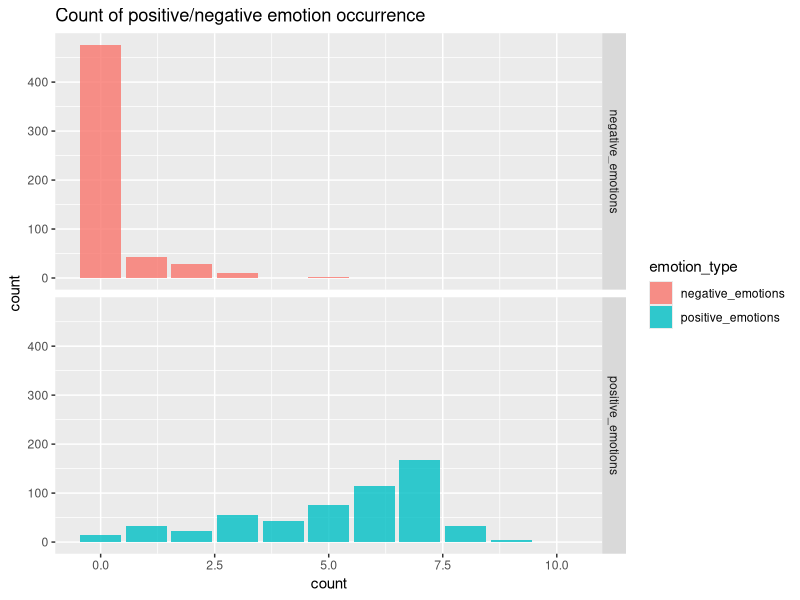

Write the R code that produced this figure.
## ---- chunk 1
# import libraries and load data
require(dplyr)
require(magrittr)
require(ggplot2)
require(tidyr)
dat <- read.csv("data.csv")

# create response variable
dat$purchase <- ifelse(dat$review_bottomline == "Yes", 1, 0) %>% as.factor()

# clean up feature names
labs <- names(dat) %>% as.character()
labs[grepl("X", labs)] <- 
  labs[grepl("X", labs)] %>% 
    gsub(pattern="\\.\\.", replacement="\\.") %>% 
    gsub(pattern="^.*?\\.", replacement="")

labs <- gsub(labs, pattern="\\.", replacement="_")
names(dat) <- labs

# center all plots
knitr::opts_chunk$set(fig.align="center")
## ---- chunk 2
summary_reduced <- function(model){
  # returns a reduced and more readable model summary
  # round coefficients, error and significance values
  coefs <- summary(model)$coefficients
  rows <- dim(coefs)[1]
  cols <- dim(coefs)[2]
  coefs[1:rows, 1:(cols-1)] <- coefs[1:rows, 1:(cols-1)] %>% round(2)
  return(coefs)
}
## ---- chunk 3
fit <- glm(purchase ~ material_harm + emotional_harm, dat, family="binomial")
summary_reduced(fit)
## ---- chunk 4
fit1 <- glm(material_harm ~ involvement*think_feel, dat, family="binomial")
fit2 <- glm(emotional_harm ~ involvement*think_feel, dat, family="binomial")
summary_reduced(fit1)
summary_reduced(fit2)
## ---- chunk 5
names(dat)[23:28]
identity_frame_vars <- rowSums(dat %>% select(23:28))
dat$identity_frame <- ifelse(identity_frame_vars != 0, 1, 0)

fit <- glm(purchase ~ identity_frame, dat, family = "binomial")
summary_reduced(fit)
## ---- chunk 6
human_voice_vars <- rowSums(dat %>% select(Use_of_emoticons:Use_of_caps_lock))
dat$human_voice <- ifelse(human_voice_vars != 0, 1, 0)

fit <- glm(purchase ~ human_voice, dat, family = "binomial")
summary_reduced(fit)
## ---- chunk 7
fit <- glm(purchase ~ Revenge_behaviors + Call_to_action, 
           dat, family="binomial")
summary_reduced(fit)
## ---- chunk 8
table(dat$Revenge_behaviors)
## ---- chunk 9
fit <- glm(purchase ~ Functionality_disappointment + Aesthetic_disappointment, 
           dat, family="binomial")
summary_reduced(fit)
## ---- chunk 10
dat$positive_emotions <- dat %>% select(Impressed, Happy, Good, Calm, Relaxed, Content, 
                                        Excited, Satisfied, Pleased) %>% 
                                 rowSums()

dat$negative_emotions <- dat %>% select(Frustrated, Disappointed, Angry, Discontent,
                                        Afraid, Depressed, Annoyed, Enraged, Distressed,
                                        Uncomfortable, Worried, Sad) %>% 
                                 rowSums()
plotdat <- dat %>% 
             select(positive_emotions, negative_emotions) %>% 
             filter(positive_emotions < 1000, negative_emotions < 1000) %>% 
             gather(key="emotion_type", value="count")
## ---- chunk 11
ggplot(data=plotdat) +
  stat_count(aes(x=count, fill=emotion_type), alpha=.8) +
  facet_grid(emotion_type ~ .) +
  ggtitle("Count of positive/negative emotion occurrence")
## ---- chunk 12
fit <- glm(purchase ~ Tone, filter(dat, Tone != 999), family="binomial")
summary_reduced(fit)
